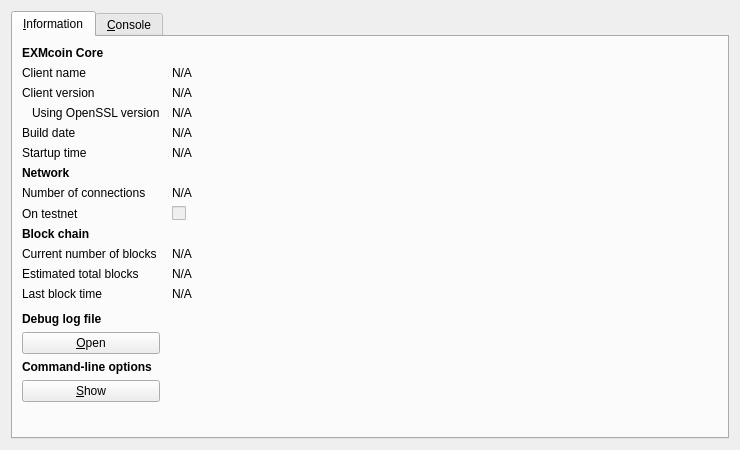
<?xml version="1.0" encoding="UTF-8"?>
<ui version="4.0">
 <class>RPCConsole</class>
 <widget class="QDialog" name="RPCConsole">
  <property name="geometry">
   <rect>
    <x>0</x>
    <y>0</y>
    <width>740</width>
    <height>450</height>
   </rect>
  </property>
  <property name="windowTitle">
   <string>EXMcoin - Debug window</string>
  </property>
  <layout class="QVBoxLayout" name="verticalLayout_2">
   <item>
    <widget class="QTabWidget" name="tabWidget">
     <property name="currentIndex">
      <number>0</number>
     </property>
     <widget class="QWidget" name="tab_info">
      <attribute name="title">
       <string>&amp;Information</string>
      </attribute>
      <layout class="QGridLayout" name="gridLayout" columnstretch="0,1">
       <property name="horizontalSpacing">
        <number>12</number>
       </property>
       <item row="0" column="0">
        <widget class="QLabel" name="label_9">
         <property name="font">
          <font>
           <weight>75</weight>
           <bold>true</bold>
          </font>
         </property>
         <property name="text">
          <string>EXMcoin Core</string>
         </property>
        </widget>
       </item>
       <item row="1" column="0">
        <widget class="QLabel" name="label_5">
         <property name="text">
          <string>Client name</string>
         </property>
        </widget>
       </item>
       <item row="1" column="1">
        <widget class="QLabel" name="clientName">
         <property name="cursor">
          <cursorShape>IBeamCursor</cursorShape>
         </property>
         <property name="text">
          <string>N/A</string>
         </property>
         <property name="textFormat">
          <enum>Qt::PlainText</enum>
         </property>
         <property name="textInteractionFlags">
          <set>Qt::LinksAccessibleByMouse|Qt::TextSelectableByKeyboard|Qt::TextSelectableByMouse</set>
         </property>
        </widget>
       </item>
       <item row="2" column="0">
        <widget class="QLabel" name="label_6">
         <property name="text">
          <string>Client version</string>
         </property>
        </widget>
       </item>
       <item row="2" column="1">
        <widget class="QLabel" name="clientVersion">
         <property name="cursor">
          <cursorShape>IBeamCursor</cursorShape>
         </property>
         <property name="text">
          <string>N/A</string>
         </property>
         <property name="textFormat">
          <enum>Qt::PlainText</enum>
         </property>
         <property name="textInteractionFlags">
          <set>Qt::LinksAccessibleByMouse|Qt::TextSelectableByKeyboard|Qt::TextSelectableByMouse</set>
         </property>
        </widget>
       </item>
       <item row="3" column="0">
        <widget class="QLabel" name="label_14">
         <property name="text">
          <string>Using OpenSSL version</string>
         </property>
         <property name="indent">
          <number>10</number>
         </property>
        </widget>
       </item>
       <item row="3" column="1">
        <widget class="QLabel" name="openSSLVersion">
         <property name="cursor">
          <cursorShape>IBeamCursor</cursorShape>
         </property>
         <property name="text">
          <string>N/A</string>
         </property>
         <property name="textFormat">
          <enum>Qt::PlainText</enum>
         </property>
         <property name="textInteractionFlags">
          <set>Qt::LinksAccessibleByMouse|Qt::TextSelectableByKeyboard|Qt::TextSelectableByMouse</set>
         </property>
        </widget>
       </item>
       <item row="4" column="0">
        <widget class="QLabel" name="label_12">
         <property name="text">
          <string>Build date</string>
         </property>
        </widget>
       </item>
       <item row="4" column="1">
        <widget class="QLabel" name="buildDate">
         <property name="cursor">
          <cursorShape>IBeamCursor</cursorShape>
         </property>
         <property name="text">
          <string>N/A</string>
         </property>
         <property name="textFormat">
          <enum>Qt::PlainText</enum>
         </property>
         <property name="textInteractionFlags">
          <set>Qt::LinksAccessibleByMouse|Qt::TextSelectableByKeyboard|Qt::TextSelectableByMouse</set>
         </property>
        </widget>
       </item>
       <item row="5" column="0">
        <widget class="QLabel" name="label_13">
         <property name="text">
          <string>Startup time</string>
         </property>
        </widget>
       </item>
       <item row="5" column="1">
        <widget class="QLabel" name="startupTime">
         <property name="cursor">
          <cursorShape>IBeamCursor</cursorShape>
         </property>
         <property name="text">
          <string>N/A</string>
         </property>
         <property name="textFormat">
          <enum>Qt::PlainText</enum>
         </property>
         <property name="textInteractionFlags">
          <set>Qt::LinksAccessibleByMouse|Qt::TextSelectableByKeyboard|Qt::TextSelectableByMouse</set>
         </property>
        </widget>
       </item>
       <item row="6" column="0">
        <widget class="QLabel" name="label_11">
         <property name="font">
          <font>
           <weight>75</weight>
           <bold>true</bold>
          </font>
         </property>
         <property name="text">
          <string>Network</string>
         </property>
        </widget>
       </item>
       <item row="7" column="0">
        <widget class="QLabel" name="label_7">
         <property name="text">
          <string>Number of connections</string>
         </property>
        </widget>
       </item>
       <item row="7" column="1">
        <widget class="QLabel" name="numberOfConnections">
         <property name="cursor">
          <cursorShape>IBeamCursor</cursorShape>
         </property>
         <property name="text">
          <string>N/A</string>
         </property>
         <property name="textFormat">
          <enum>Qt::PlainText</enum>
         </property>
         <property name="textInteractionFlags">
          <set>Qt::LinksAccessibleByMouse|Qt::TextSelectableByKeyboard|Qt::TextSelectableByMouse</set>
         </property>
        </widget>
       </item>
       <item row="8" column="0">
        <widget class="QLabel" name="label_8">
         <property name="text">
          <string>On testnet</string>
         </property>
        </widget>
       </item>
       <item row="8" column="1">
        <widget class="QCheckBox" name="isTestNet">
         <property name="enabled">
          <bool>false</bool>
         </property>
         <property name="text">
          <string/>
         </property>
        </widget>
       </item>
       <item row="9" column="0">
        <widget class="QLabel" name="label_10">
         <property name="font">
          <font>
           <weight>75</weight>
           <bold>true</bold>
          </font>
         </property>
         <property name="text">
          <string>Block chain</string>
         </property>
        </widget>
       </item>
       <item row="10" column="0">
        <widget class="QLabel" name="label_3">
         <property name="text">
          <string>Current number of blocks</string>
         </property>
        </widget>
       </item>
       <item row="10" column="1">
        <widget class="QLabel" name="numberOfBlocks">
         <property name="cursor">
          <cursorShape>IBeamCursor</cursorShape>
         </property>
         <property name="text">
          <string>N/A</string>
         </property>
         <property name="textFormat">
          <enum>Qt::PlainText</enum>
         </property>
         <property name="textInteractionFlags">
          <set>Qt::LinksAccessibleByMouse|Qt::TextSelectableByKeyboard|Qt::TextSelectableByMouse</set>
         </property>
        </widget>
       </item>
       <item row="11" column="0">
        <widget class="QLabel" name="label_4">
         <property name="text">
          <string>Estimated total blocks</string>
         </property>
        </widget>
       </item>
       <item row="11" column="1">
        <widget class="QLabel" name="totalBlocks">
         <property name="cursor">
          <cursorShape>IBeamCursor</cursorShape>
         </property>
         <property name="text">
          <string>N/A</string>
         </property>
         <property name="textFormat">
          <enum>Qt::PlainText</enum>
         </property>
         <property name="textInteractionFlags">
          <set>Qt::LinksAccessibleByMouse|Qt::TextSelectableByKeyboard|Qt::TextSelectableByMouse</set>
         </property>
        </widget>
       </item>
       <item row="12" column="0">
        <widget class="QLabel" name="label_2">
         <property name="text">
          <string>Last block time</string>
         </property>
        </widget>
       </item>
       <item row="12" column="1">
        <widget class="QLabel" name="lastBlockTime">
         <property name="cursor">
          <cursorShape>IBeamCursor</cursorShape>
         </property>
         <property name="text">
          <string>N/A</string>
         </property>
         <property name="textFormat">
          <enum>Qt::PlainText</enum>
         </property>
         <property name="textInteractionFlags">
          <set>Qt::LinksAccessibleByMouse|Qt::TextSelectableByKeyboard|Qt::TextSelectableByMouse</set>
         </property>
        </widget>
       </item>
       <item row="13" column="0">
        <spacer name="verticalSpacer_2">
         <property name="orientation">
          <enum>Qt::Vertical</enum>
         </property>
         <property name="sizeHint" stdset="0">
          <size>
           <width>20</width>
           <height>20</height>
          </size>
         </property>
        </spacer>
       </item>
       <item row="14" column="0">
        <widget class="QLabel" name="labelDebugLogfile">
         <property name="font">
          <font>
           <weight>75</weight>
           <bold>true</bold>
          </font>
         </property>
         <property name="text">
          <string>Debug log file</string>
         </property>
        </widget>
       </item>
       <item row="15" column="0">
        <widget class="QPushButton" name="openDebugLogfileButton">
         <property name="toolTip">
          <string>Open the EXMcoin debug log file from the current data directory. This can take a few seconds for large log files.</string>
         </property>
         <property name="text">
          <string>&amp;Open</string>
         </property>
         <property name="autoDefault">
          <bool>false</bool>
         </property>
        </widget>
       </item>
       <item row="16" column="0">
        <widget class="QLabel" name="labelCLOptions">
         <property name="font">
          <font>
           <weight>75</weight>
           <bold>true</bold>
          </font>
         </property>
         <property name="text">
          <string>Command-line options</string>
         </property>
        </widget>
       </item>
       <item row="17" column="0">
        <widget class="QPushButton" name="showCLOptionsButton">
         <property name="toolTip">
          <string>Show the EXMcoin-Qt help message to get a list with possible EXMcoin command-line options.</string>
         </property>
         <property name="text">
          <string>&amp;Show</string>
         </property>
         <property name="autoDefault">
          <bool>false</bool>
         </property>
        </widget>
       </item>
       <item row="18" column="0">
        <spacer name="verticalSpacer">
         <property name="orientation">
          <enum>Qt::Vertical</enum>
         </property>
         <property name="sizeHint" stdset="0">
          <size>
           <width>20</width>
           <height>40</height>
          </size>
         </property>
        </spacer>
       </item>
      </layout>
     </widget>
     <widget class="QWidget" name="tab_console">
      <attribute name="title">
       <string>&amp;Console</string>
      </attribute>
      <layout class="QVBoxLayout" name="verticalLayout_3">
       <property name="spacing">
        <number>3</number>
       </property>
       <item>
        <widget class="QTextEdit" name="messagesWidget">
         <property name="minimumSize">
          <size>
           <width>0</width>
           <height>100</height>
          </size>
         </property>
         <property name="readOnly">
          <bool>true</bool>
         </property>
         <property name="tabKeyNavigation" stdset="0">
          <bool>false</bool>
         </property>
         <property name="columnCount" stdset="0">
          <number>2</number>
         </property>
        </widget>
       </item>
       <item>
        <layout class="QHBoxLayout" name="horizontalLayout">
         <property name="spacing">
          <number>3</number>
         </property>
         <item>
          <widget class="QLabel" name="label">
           <property name="text">
            <string notr="true">&gt;</string>
           </property>
          </widget>
         </item>
         <item>
          <widget class="QLineEdit" name="lineEdit"/>
         </item>
         <item>
          <widget class="QPushButton" name="clearButton">
           <property name="maximumSize">
            <size>
             <width>24</width>
             <height>24</height>
            </size>
           </property>
           <property name="toolTip">
            <string>Clear console</string>
           </property>
           <property name="text">
            <string/>
           </property>
           <property name="icon">
            <iconset resource="../bitcoin.qrc">
             <normaloff>:/icons/remove</normaloff>:/icons/remove</iconset>
           </property>
           <property name="shortcut">
            <string notr="true">Ctrl+L</string>
           </property>
           <property name="autoDefault">
            <bool>false</bool>
           </property>
          </widget>
         </item>
        </layout>
       </item>
      </layout>
     </widget>
    </widget>
   </item>
  </layout>
 </widget>
 <resources>
  <include location="../bitcoin.qrc"/>
 </resources>
 <connections/>
</ui>
